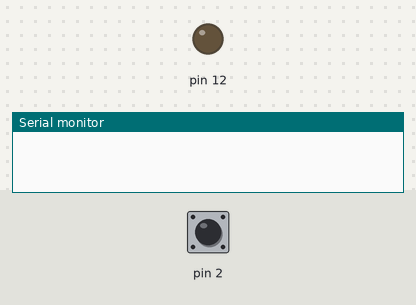
Recording of a sketch running on a simulated Arduino Uno, built with avr-gcc and run on an emulated ATmega328P. On the bench: output pins drawn as LEDs (lit = HIGH), the last lines printed to the serial monitor. The test bench sets the inputs (shaded band); at power-on: pin 2 HIGH.

Above: at 1.2 s.
1.3 s: pin 2 pulled LOW for 0.15 s
At 1.8 s:
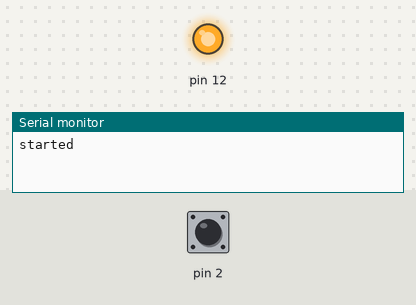
2.9 s: pin 2 pulled LOW for 1 s
At 4.2 s:
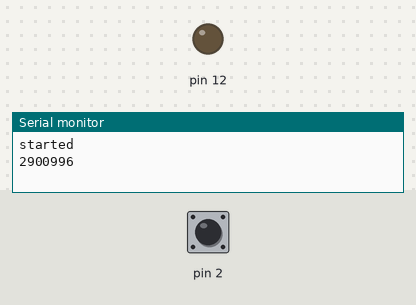
5.4 s: pin 2 pulled LOW for 3.2 s
At 6.2 s:
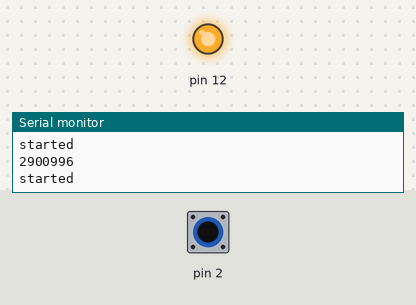
Timing chart, 0 to 8.4 s (numbered marks = the images above; inputs shaded):
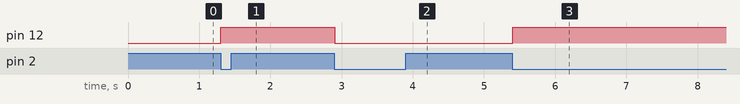

Measured:
- after the input at 1.3 s, pin 12: LOW → HIGH at once
- after the input at 2.9 s, pin 12: HIGH → LOW at once
- after the input at 5.4 s, pin 12: LOW → HIGH at once

The sketch:

Ankit.ino
```cpp
void setup() {
  // put your setup code here, to run once:
    //start serial connection
  Serial.begin(9600);
  //configure pin 2 as an input and enable the internal pull-up resistor
  pinMode(2, INPUT_PULLUP);
  pinMode(12, OUTPUT);

}
bool flag = true,toggle = false;
long t1= 0,t2 = 0;
void loop() {
  // put your main code here, to run repeatedly:
 int a = digitalRead(2);
 if(a==LOW && flag==true){
  if(!toggle){
      t1 = micros();
      Serial.println("started");
      digitalWrite(12,HIGH);
      }
      else{
        t2  = micros();
        Serial.println(t2);
        digitalWrite(12,LOW);
      }
    toggle = !toggle;
    flag = false;
 }
 a = digitalRead(2);
 if(a==HIGH && flag == false){
    flag = true;
 }
 delay(50);
}
```
